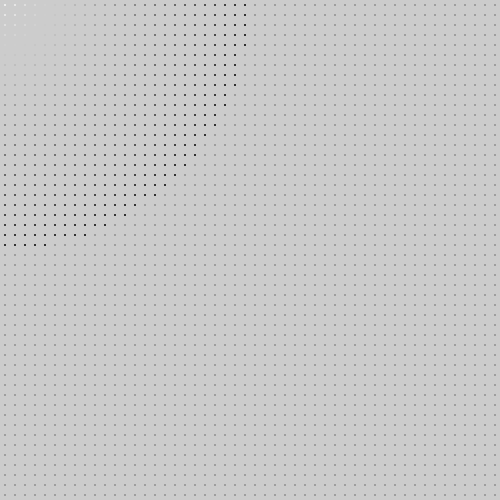
Frame 1 (no input)
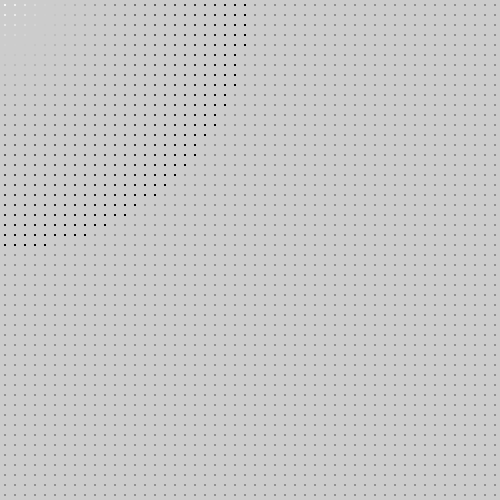
Frame 60 (the mouse pressed at the canvas centre just before this capture)
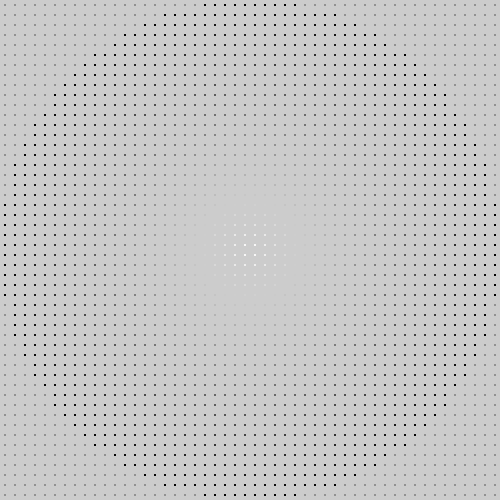
Frame 120 (the mouse held since frame 60 and released just before this capture)

The Processing sketch that drew these frames (run headless with seeded random() and noise(); from frame 60 on, the mouse is pressed at the canvas centre):

// Processing sketch: setupfunctions
// ── setupfunctions.pde
//Global Variables
float fillColor;
int circleX;
int circleY;

void setup () {
  size(500,500);
}

void draw () {
  for(int x = 0; x < 50; x++) {
    for(int y = 0; y < 50; y++) {
      //Psudo Code
      
      //make the x, y coordinated of my circles
      //pass info from the draw loop to my fcn
      setCircleCoordinates(x,y);
      
      //set color of using fill
      setFillRelativeToMouse();
      
      //draw ellipses
      drawOneCircle();
       
      
    }
  }
}//ending the draw loop

void setCircleCoordinates (int x, int y) {
  circleX = 5+(x*10);
  circleY = 5+(y*10);
  
}

void setFillRelativeToMouse () {
  
  fillColor = map(dist(mouseX, mouseY, circleX, circleY), 0,250,255,0);
  if(fillColor <= 0) {
    fillColor = 145;
  }
  fill(fillColor);
  noStroke();
  
}

void drawOneCircle () {
  
  ellipse(circleX, circleY, 2, 2);
}
